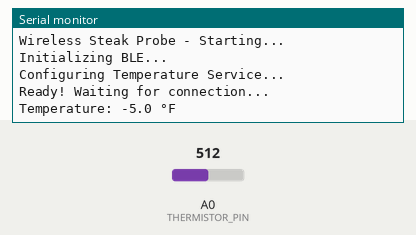
The program below on a simulated nRF52 board. Shown: the last lines printed to the serial monitor. The test bench sets the inputs (shaded band); at power-on: A0 (THERMISTOR_PIN) = 512 (analog values on the 0–1023 scale). A phone connects over Bluetooth LE 3 s after start.

Above: at 1.2 s.
1.3 s: A0 (THERMISTOR_PIN) set to 716
At 3.7 s:
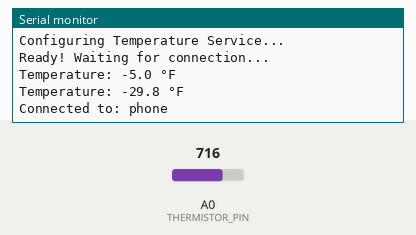
4.3 s: A0 (THERMISTOR_PIN) set to 900
At 4.8 s:
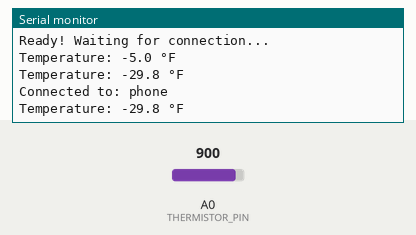
Timing chart, 0 to 7.3 s (numbered marks = the images above; inputs shaded):
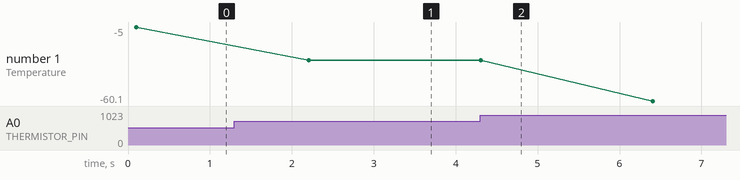

Measured:
- after the input at 1.3 s, the serial monitor: prints a new line after 0.90 s (image 1)
- plotted number 1: -5 → -29.8 after the input at 1.3 s, -29.8 → -60.1 after the input at 4.3 s

The program:

main.cpp
```cpp
/*
 * Wireless Steak Probe - nRF52840 Firmware
 * 100K NTC Thermistor Reader with BLE
 *
 * Hardware:
 * - 100K resistor from 3.3V to A0
 * - 100K NTC thermistor from A0 to GND
 * - nRF52840 board (Adafruit Feather, etc)
 *
 * Circuit:
 *   3.3V ──[100K]── A0 ──[Thermistor]── GND
 *                    ↑
 *              (ADC reading)
 */

#include <bluefruit.h>

// BLE Services
BLEService        tempService = BLEService(0x1809); // Health Thermometer Service UUID
BLECharacteristic tempChar    = BLECharacteristic(0x2A1C); // Temperature Measurement

// Thermistor constants
#define THERMISTOR_PIN A0
#define SERIES_RESISTOR 100000.0  // 100K ohm
#define NOMINAL_RESISTANCE 100000.0  // 100K at 25°C
#define NOMINAL_TEMPERATURE 25.0     // 25°C

// Steinhart-Hart coefficients for 100K NTC
// These are typical values - calibrate for your specific thermistor
#define STEINHART_A 0.001129148
#define STEINHART_B 0.000234125
#define STEINHART_C 0.0000000876741

// Sampling
#define SAMPLE_INTERVAL 2000  // 2 seconds between readings
#define NUM_SAMPLES 10        // Average 10 readings for stability

// Device info
#define DEVICE_NAME "SteakProbe-01"

void setup() {
  Serial.begin(115200);
  while (!Serial && millis() < 3000) delay(10); // Wait for serial or timeout

  Serial.println("Wireless Steak Probe - Starting...");

  // Configure ADC
  analogReadResolution(12); // 12-bit resolution (0-4095)
  pinMode(THERMISTOR_PIN, INPUT);

  // Initialize BLE
  Serial.println("Initializing BLE...");
  Bluefruit.begin();
  Bluefruit.setTxPower(4);  // -8dBm for power savings (range still >50ft)
  Bluefruit.setName(DEVICE_NAME);

  // Set up connection callbacks
  Bluefruit.Periph.setConnectCallback(connect_callback);
  Bluefruit.Periph.setDisconnectCallback(disconnect_callback);

  // Configure Temperature Service
  Serial.println("Configuring Temperature Service...");
  tempService.begin();

  // Configure Temperature Characteristic
  tempChar.setProperties(CHR_PROPS_NOTIFY | CHR_PROPS_READ);
  tempChar.setPermission(SECMODE_OPEN, SECMODE_NO_ACCESS);
  tempChar.setFixedLen(4); // 4 bytes for temperature data
  tempChar.begin();

  // Start advertising
  startAdv();

  Serial.println("Ready! Waiting for connection...");
}

void startAdv() {
  // Advertising packet
  Bluefruit.Advertising.addFlags(BLE_GAP_ADV_FLAGS_LE_ONLY_GENERAL_DISC_MODE);
  Bluefruit.Advertising.addTxPower();
  Bluefruit.Advertising.addService(tempService);
  Bluefruit.Advertising.addName();

  // Slow advertising for power savings
  Bluefruit.Advertising.restartOnDisconnect(true);
  Bluefruit.Advertising.setInterval(160, 244); // 100ms-152.5ms
  Bluefruit.Advertising.setFastTimeout(30);
  Bluefruit.Advertising.start(0); // 0 = Don't stop advertising
}

void loop() {
  // Read temperature
  float tempF = readTemperature();

  // Debug output
  Serial.print("Temperature: ");
  Serial.print(tempF, 1);
  Serial.println(" °F");

  // Send via BLE if connected
  if (Bluefruit.connected()) {
    // Convert to format: temperature * 100 (to preserve 2 decimal places)
    uint32_t tempData = (uint32_t)(tempF * 100);
    tempChar.notify32(tempData);
  }

  delay(SAMPLE_INTERVAL);
}

float readTemperature() {
  // Take multiple samples and average
  uint32_t sum = 0;
  for (int i = 0; i < NUM_SAMPLES; i++) {
    sum += analogRead(THERMISTOR_PIN);
    delay(10);
  }
  uint16_t adcValue = sum / NUM_SAMPLES;

  // Convert ADC to voltage (12-bit: 0-4095 = 0-3.3V)
  float voltage = (adcValue / 4095.0) * 3.3;

  // Calculate resistance using voltage divider
  float resistance = SERIES_RESISTOR * voltage / (3.3 - voltage);

  // Steinhart-Hart equation for temperature
  float logR = log(resistance);
  float tempK = 1.0 / (STEINHART_A + STEINHART_B * logR + STEINHART_C * logR * logR * logR);

  // Convert to Celsius then Fahrenheit
  float tempC = tempK - 273.15;
  float tempF = tempC * 9.0 / 5.0 + 32.0;

  return tempF;
}

// Connection callbacks
void connect_callback(uint16_t conn_handle) {
  BLEConnection* connection = Bluefruit.Connection(conn_handle);

  char central_name[32] = { 0 };
  connection->getPeerName(central_name, sizeof(central_name));

  Serial.print("Connected to: ");
  Serial.println(central_name);
}

void disconnect_callback(uint16_t conn_handle, uint8_t reason) {
  Serial.print("Disconnected, reason = 0x");
  Serial.println(reason, HEX);
}
```
